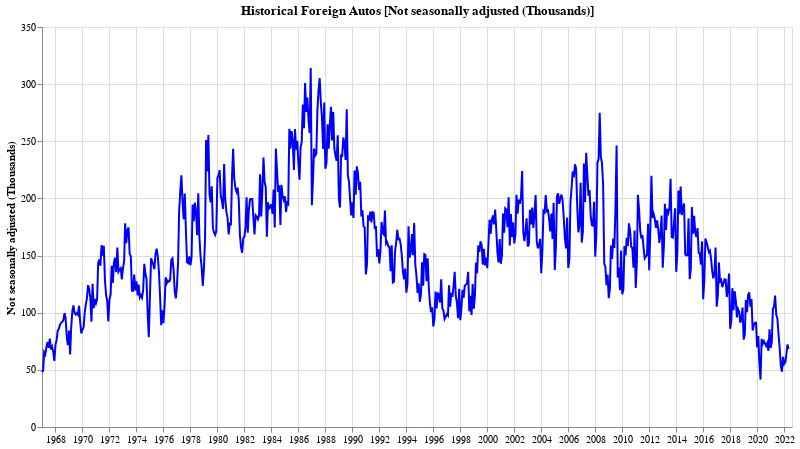

Write notebook code for a chart like this one.
### Code cell
doChart(df_foreign_autos, 'Not seasonally adjusted (Thousands)', 'Foreign Autos')

### Figure 1 — Vega-Lite specification as saved in the notebook (floating-point values rounded to 4 significant figures; data arrays with more than 128 entries replaced by an {"elided": "..."} marker saying what was removed)
{"config": {"view": {"continuousWidth": 400, "continuousHeight": 300}}, "data": {"name": "data-d14d48eaef8cd769aeed3697bc82c43b"}, "mark": {"type": "line", "color": "blue"}, "background": "white", "encoding": {"x": {"axis": {"title": ""}, "field": "dt", "type": "temporal"}, "y": {"field": "Not seasonally adjusted (Thousands)", "type": "quantitative"}}, "height": 400, "title": "Historical Foreign Autos [Not seasonally adjusted (Thousands)]", "width": 750, "$schema": "https://vega.github.io/schema/vega-lite/v4.17.0.json", "datasets": {"data-d14d48eaef8cd769aeed3697bc82c43b": {"elided": "668 records"}}}
